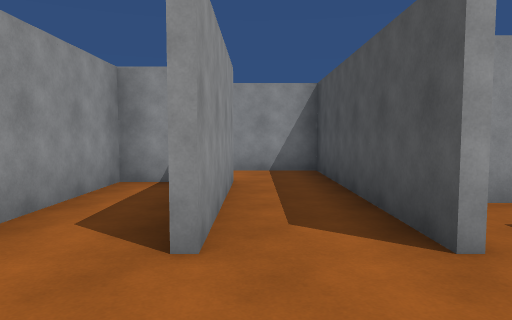
[1] (above)

16 first-person views from a walk through a Unity game level. The camera is 1.5 m above the floor, tilts 4° down and sees 70° across. The floor is counted in squares, 1.8 m on a side. Each view is taken from the middle of a square. On the plan, view 1 faces up. The plan holds only what a view shows up to about 12 squares ahead; the rest is blank. The place goes on beyond the plan. The player is left out.

[2]
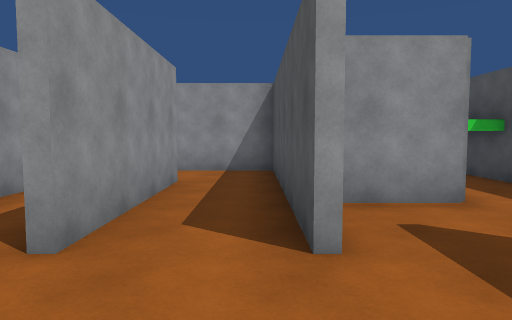

[3]
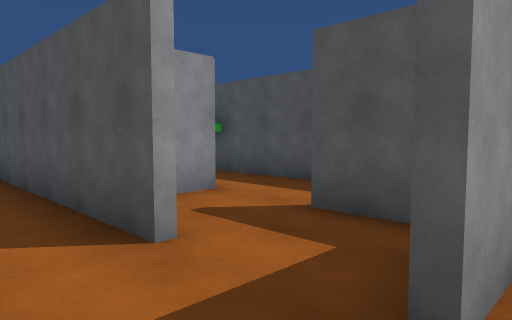

[4]
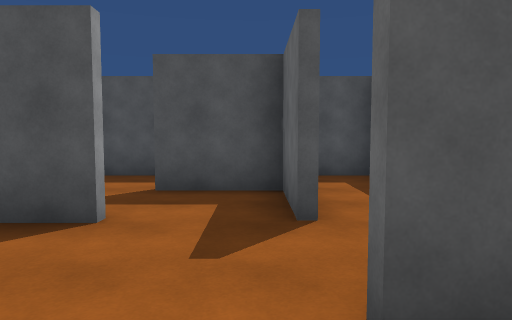

[5]
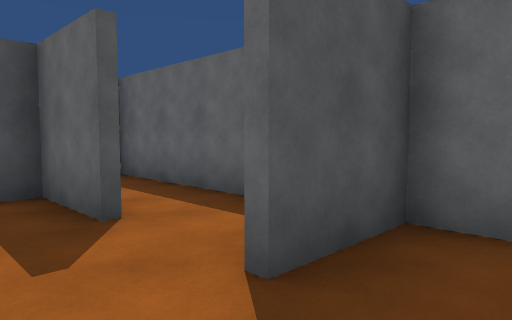

[6]
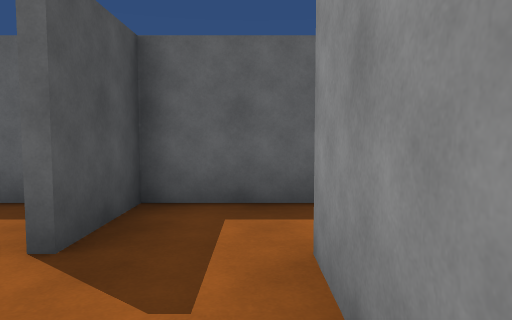

[7]
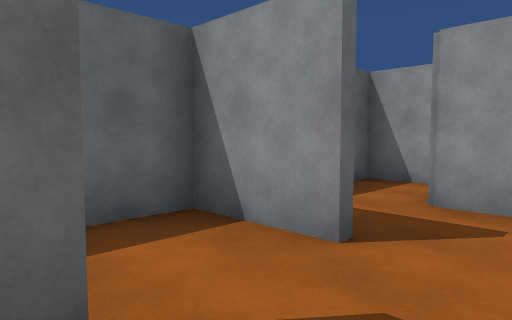

[8]
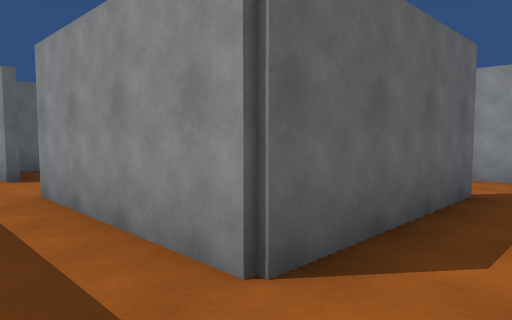

[9]
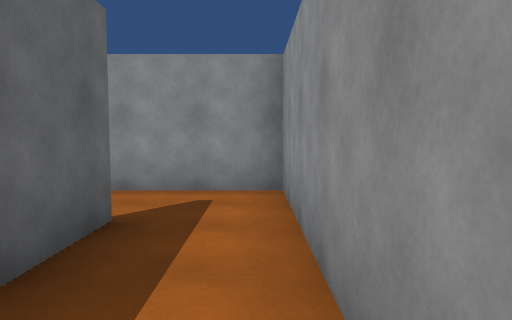

[10]
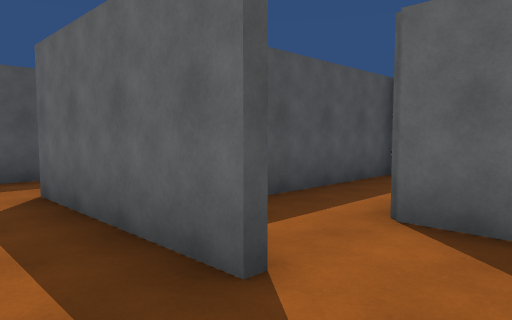

[11]
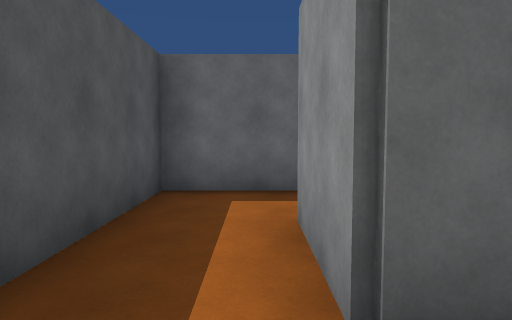

[12]
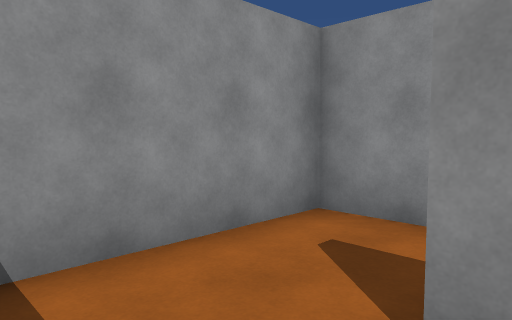

[13]
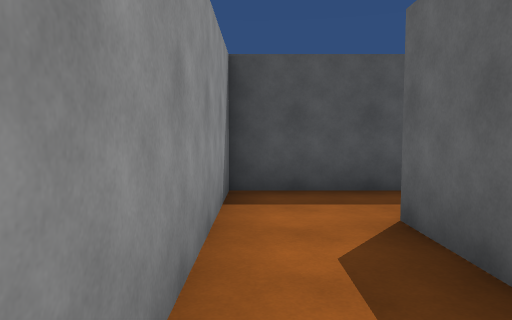

[14]
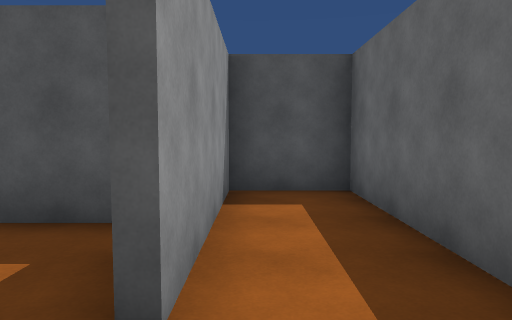

[15]
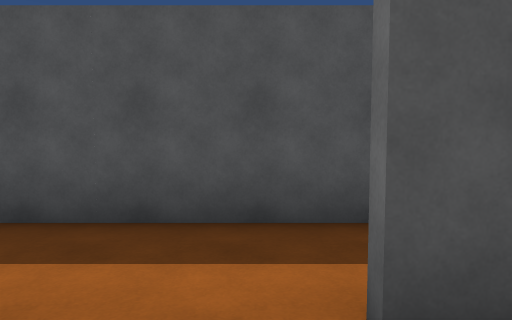

[16]
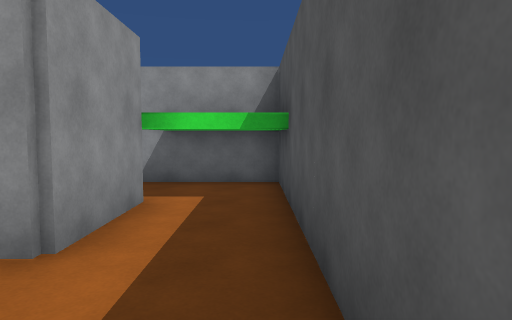

### Floor plan
Ten units are one square. View 1 is at (0, 0); x grows to the right and y downward. Boxes are objects, and circles mark ways between rooms. Rooms are numbered by the first view taken in them; rooms with no view inside come last. Other rooms are left out.
<svg viewBox="-69 -89 129 109">
<path fill="none" stroke="#000" d="M-4 -6 -4 15M-10 14 54 14 54 -4 15 -4M-44 2 -44 14 -10 14M-6 15 -6 -5M-15 -64 -24 -64 -24 -4M54 -19 54 -76M55 -64 36 -64 36 -44 20 -44M14 -6 34 -6 34 -25M-4 -66 -4 -24M14 -24 14 -84 -6 -84M-46 -66 -4 -66M-6 -84 -64 -84 -64 -54M-55 -46 -44 -46M-44 -46 -44 -25M-46 -6 -26 -6 -26 -44"/>
<circle cx="-10" cy="-15" r="3" fill="#2a7"/>
<circle cx="20" cy="-20" r="3" fill="#2a7"/>
<circle cx="0" cy="-30" r="3" fill="#2a7"/>
<circle cx="-10" cy="-80" r="3" fill="#2a7"/>
<circle cx="-50" cy="-60" r="3" fill="#2a7"/>
<text x="10" y="-10">1</text>
<text x="-20" y="-20">2</text>
<text x="40" y="-40">3</text>
<text x="0" y="-60">4</text>
<text x="-40" y="-80">5</text>
<text x="-40" y="-40">6</text>
</svg>
Room 1 opens to room 2. Room 1 opens to room 3. Room 1 opens to room 4. Room 4 opens to room 5. Room 5 opens to room 6.

Where each view was taken, in squares from view 1:
view 1: 0 up, 0 right, facing up
view 2: 0 up, 1 right, facing up
view 3: 0 up, 0 right, facing up-right
view 4: 1 up, 2 left, facing right
view 5: 2 up, 2 left, facing down-right
view 6: 3 up, 2 left, facing down
view 7: 2 up, 2 right, facing down-left
view 8: 8 up, 1 right, facing down-left
view 9: 8 up, 1 left, facing left
view 10: 8 up, 6 left, facing down-right
view 11: 6 up, 4 left, facing down
view 12: 5 up, 4 left, facing up-left
view 13: 8 up, 4 left, facing right
view 14: 0 up, 0 right, facing right
view 15: 3 up, 2 right, facing right
view 16: 2 up, 5 right, facing up
